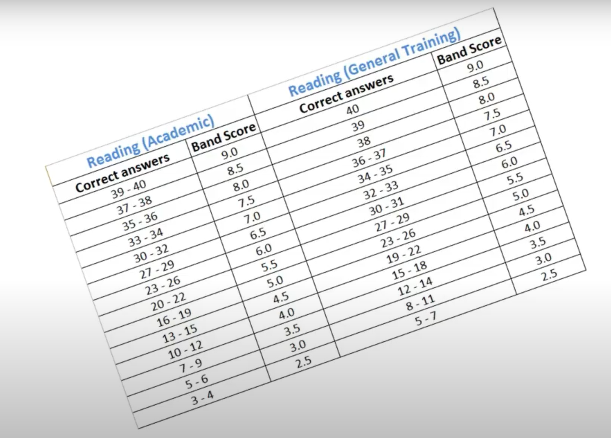
#> input picture CV_3_4/input/bang_diem.png, 1222 x 876 px (shown at 1/2 size)
$ jupyter execute 'Extract Digit.ipynb'
#> lines starting #> are read from the running program, lines starting #| are printed output that depends on the picture; after the words box and inside, x2 and y2 are one past the last pixel; in counts of white or black regions, pixels touching at a corner belong together
### CV_3_4/utils.py
import cv2
import numpy as np
import matplotlib.pyplot as plt
import math
import imutils
import numpy as np
import matplotlib.pylab as plt
from imutils import contours
from scipy.fftpack import dct, idct


# implement 2D DCT
def dct2(a):
    return dct(dct(a.T, norm='ortho').T, norm='ortho')

# implement 2D IDCT
def idct2(a):
    return idct(idct(a.T, norm='ortho').T, norm='ortho')


def s(img):
    plt.imshow(img)
    # plt.axis("off")
    plt.show()

img = cv2.imread("input/bang_diem.png")
#> img is the input picture: shape (876, 1222, 3); mean B, G, R 231.9, 231.7, 231.3

import cv2

def rotate_image(mat, angle):
    """
    Rotates an image (angle in degrees) and expands image to avoid cropping
    """
#> called with angle = -19.6
    height, width = mat.shape[:2] # image shape has 3 dimensions
#> height = 876; width = 1222
    image_center = (width/2, height/2) # getRotationMatrix2D needs coordinates in reverse order (width, height) compared to shape
#> image_center = (611, 438)

    rotation_mat = cv2.getRotationMatrix2D(image_center, angle, 1.)

    # rotation calculates the cos and sin, taking absolutes of those.
    abs_cos = abs(rotation_mat[0,0])
#> abs_cos = 0.942
    abs_sin = abs(rotation_mat[0,1])
#> abs_sin = 0.335

    # find the new width and height bounds
    bound_w = int(height * abs_sin + width * abs_cos)
#> bound_w = 1445
    bound_h = int(height * abs_cos + width * abs_sin)
#> bound_h = 1235

    # subtract old image center (bringing image back to origo) and adding the new image center coordinates
    rotation_mat[0, 2] += bound_w/2 - image_center[0]
    rotation_mat[1, 2] += bound_h/2 - image_center[1]

    # rotate image with the new bounds and translated rotation matrix
    rotated_mat = cv2.warpAffine(mat, rotation_mat, (bound_w, bound_h))
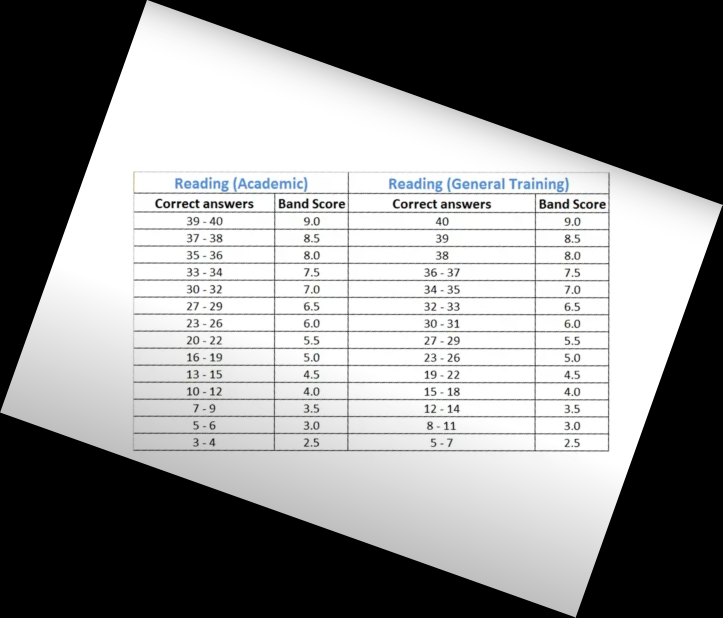
#> rotated_mat: shape (1235, 1445, 3) (shown at 1/2 size); mean B, G, R 139.1, 139, 138.8
    return rotated_mat

def extract_digit(inputImage):
    """
    return list segment
    """
    lst_segment = []
    # Read Input image
    # inputImage = cv2.imread("digit.png")

    # Deep copy for results:
    inputImageCopy = inputImage.copy()

    # Convert BGR to grayscale:
    grayscaleImage = cv2.cvtColor(inputImage, cv2.COLOR_BGR2GRAY)

    # Threshold via Otsu:
    threshValue, binaryImage = cv2.threshold(grayscaleImage, 0, 255, cv2.THRESH_BINARY_INV+cv2.THRESH_OTSU)

    # Flood-fill border, seed at (0,0) and use black (0) color:
    cv2.floodFill(binaryImage, None, (0, 0), 0)

    contours, hierarchy = cv2.findContours(binaryImage, cv2.RETR_EXTERNAL, cv2.CHAIN_APPROX_SIMPLE)

    # Look for the outer bounding boxes (no children):
    for _, c in enumerate(contours):

        # Get the bounding rectangle of the current contour:
        boundRect = cv2.boundingRect(c)

        # Get the bounding rectangle data:
        rectX = boundRect[0]
        rectY = boundRect[1]
        rectWidth = boundRect[2]
        rectHeight = boundRect[3]

        # Estimate the bounding rect area:
        rectArea = rectWidth * rectHeight

        # Set a min area threshold
        minArea = 10
        # Filter blobs by area:
        if rectHeight>5 and rectHeight<20 and rectWidth<30:

            # Draw bounding box:
            color = (0, 255, 0)
            cv2.rectangle(inputImageCopy, (int(rectX), int(rectY)),
                          (int(rectX + rectWidth), int(rectY + rectHeight)), color, 2)
            # Crop bounding box:
            if rectWidth>20:#extract 2 digits
                first_digit = inputImage[rectY:rectY+rectHeight,rectX:rectX+int(rectWidth/2)]
                second_digit = inputImage[rectY:rectY+rectHeight,rectX+int(rectWidth/2):rectX+rectWidth]
                s(first_digit)
                s(second_digit)
            else:
                currentCrop = inputImage[rectY:rectY+rectHeight,rectX:rectX+rectWidth]
                s(currentCrop)

# [4 lines left out: function save_image, not called in this run]

### CV_3_4/Extract Digit.ipynb
[cell 1]
import cv2
import numpy as np
import matplotlib.pyplot as plt
import math
from imutils import contours
import imutils
from utils import rotate_image,extract_digit,save_image,s

[cell 2]
im = cv2.imread("input/bang_diem.png")
s(im)

[cell 3]
rotated_image = rotate_image(im,-19.6)
s(rotated_image)

[cell 4]
im = rotated_image[330:910,260:1220]
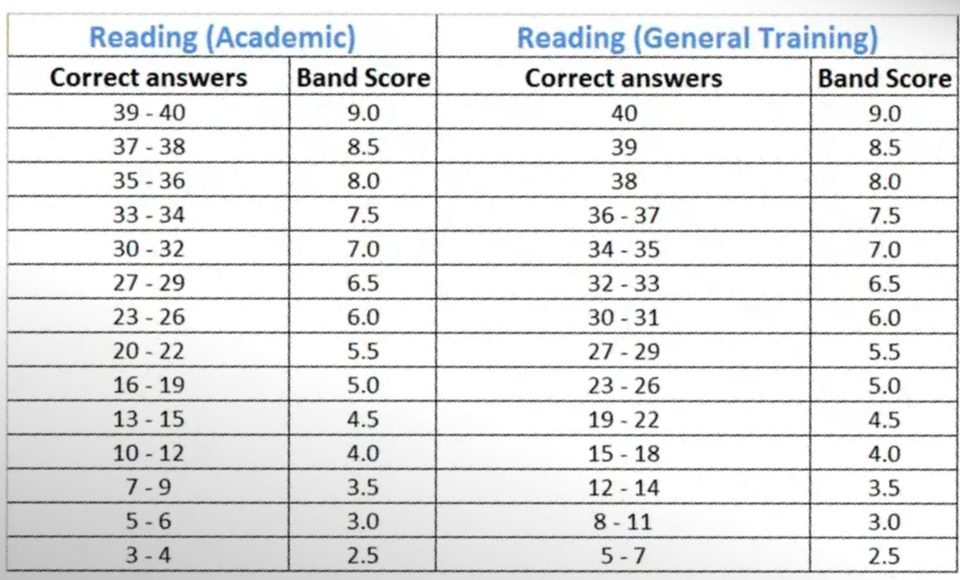
#> im: shape (580, 960, 3); mean B, G, R 230.4, 230, 229.3
s(im)

[cell 5]
gray = cv2.cvtColor(im,cv2.COLOR_BGR2GRAY)
edges = cv2.Canny(gray,50,150,apertureSize=3)
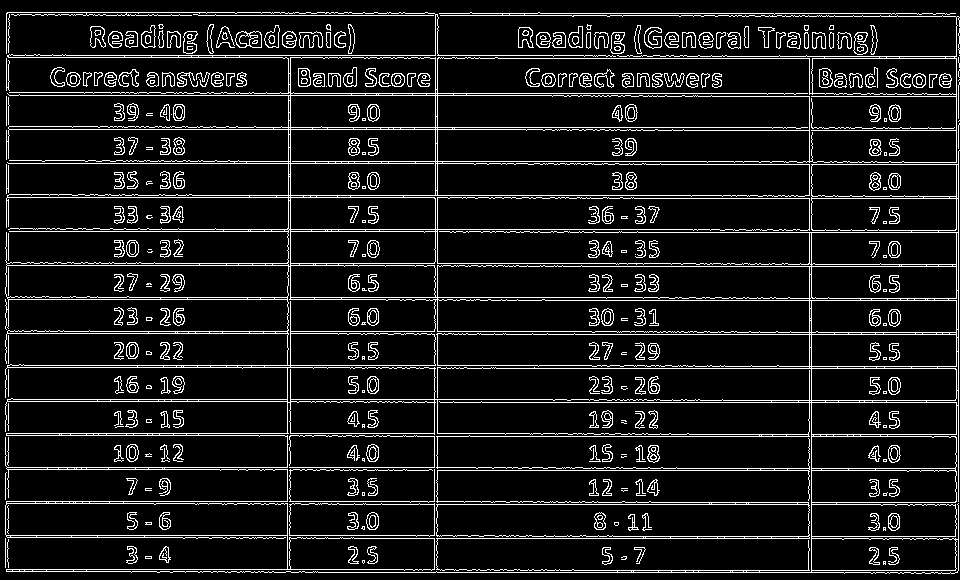
#> edges: shape (580, 960); 10.1% white in thin lines or dots

[cell 6]
minLineLength = 100
maxLineGap = 100
lines = cv2.HoughLinesP(edges,8,np.pi/180,100,minLineLength,maxLineGap)
#> lines = 22 rows, first 6: [811, 502, 955, 502], [482, 402, 956, 402], [294, 93, 766, 93], [689, 434, 808, 434], [9, 231, 288, 231], [322, 127, 771, 127]
print(lines.shape)
#| (22, 1, 4)

[cell 7]
lines = lines.reshape(lines.shape[0],lines.shape[2],lines.shape[1]).squeeze(-1)
lines.shape
#> Out = (22, 4)

[cell 8]
lines = sorted(lines,key=lambda x:x[1],reverse=False)
#> lines = 22 items, first 6: [216, 15, 433, 15], [8, 57, 282, 57], [294, 93, 766, 93], [322, 127, 771, 127], [8, 163, 433, 163], [192, 195, 394, 195]

[cell 9]
dist = lines[3][1] - lines[2][1]
#> dist = 34

[cell 10]
for x1,y1,x2,y2 in lines[2:-2]:
    row_table = im[y1:y1+dist,:]
    s(row_table)
    extract_digit(row_table[:,:250])
    extract_digit(row_table[:,300:430])
    extract_digit(row_table[:,500:700])
    extract_digit(row_table[:,800:])
#> this loop made 18 passes
#> (x1, y1, x2, y2) on passes 1 to 12: (294, 93, 766, 93), (322, 127, 771, 127), (8, 163, 433, 163), (192, 195, 394, 195), (7, 197, 434, 197), (9, 231, 288, 231), (7, 265, 288, 265), (290, 297, 605, 297), (818, 332, 956, 332), (496, 368, 955, 368), (482, 402, 956, 402), (689, 434, 808, 434)
#> pass 1, `row_table = im[y1:y1+dist,:]`:
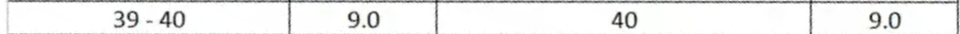
#> row_table: shape (34, 960, 3); mean B, G, R 236.9, 237.2, 237
#> pass 1, in extract_digit, `inputImageCopy = inputImage.copy()`:
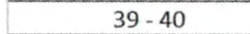
#> inputImageCopy: shape (34, 250, 3); mean of channels 0, 1, 2 235.9, 236, 235.8; drawn as B, G, R
#> pass 1, in extract_digit, `threshValue, binaryImage = cv2.threshold(grayscaleImage, 0, 255, cv2.T..`:
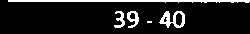
#> binaryImage: shape (34, 250); 11% white; 5 white regions (1 under 20 px), largest, box (x1, y1, x2, y2) and area: (8, 0, 250, 3) 501, (159, 11, 185, 28) 218, (127, 11, 139, 28) 111, (114, 11, 125, 28) 92
#> after the loop:
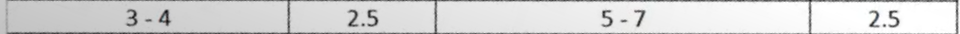
#> row_table: shape (34, 960, 3); mean B, G, R 215, 215, 214.9
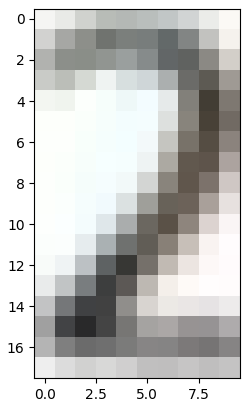
#> figure drawn by matplotlib, 1 panel; B, G, R data is drawn as R, G, B
